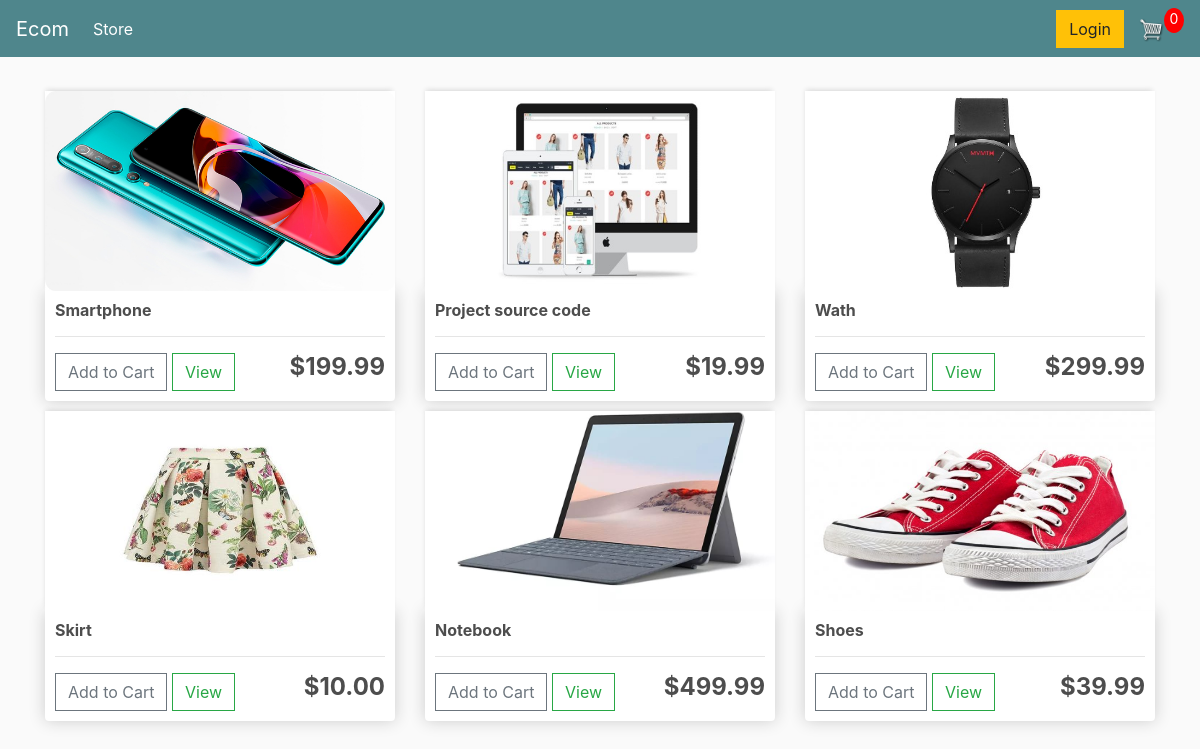
The page / on the database its author committed.
### store/models.py (models this page shows, shortened)
class Product(models.Model):
    name = models.CharField(max_length=200)
    price = models.DecimalField(max_digits=7, decimal_places=2)
    digital = models.BooleanField(default=False, null=True, blank=True)
    image = models.ImageField(null=True, blank=True)
    @property
    def imageURL(self):
        try:
            url = self.image.url
        except:
            url = ''
        return url

### store/views.py (the view)
# urls.py: path('', include('store.urls'))
def store(request):
    data = cartData(request)
    cartItems = data['cartItems']
    order = data['order']
    items = data['items']
    products = Product.objects.all()
    context = {'products': products, 'cartItems': cartItems}
    return render(request, 'store/store.html', context)

### store/utils.py (called while the page is built, shortened)
def cookieCart(request):
    try:
        cart = json.loads(request.COOKIES['cart'])
    except:
        cart = {}
        print('CART:', cart)
    items = []
    order = {'get_cart_total': 0, 'get_cart_items': 0, 'shipping': False}
    cartItems = order['get_cart_items']
    return {'cartItems': cartItems, 'order': order, 'items': items}

def cartData(request):
    if request.user.is_authenticated:
        customer = request.user.customer
        order, created = Order.objects.get_or_create(customer=customer, complete=False)
        items = order.orderitem_set.all()
        cartItems = order.get_cart_items
    else:
        cookieData = cookieCart(request)
        cartItems = cookieData['cartItems']
        order = cookieData['order']
        items = cookieData['items']
    return {'cartItems': cartItems, 'order': order, 'items': items}

### store/templates/store/store.html
{% extends 'store/main.html' %}
{% load static %}
{% block content %}
<div class="row">
    {% for product in products %}
    <div class="col-lg-4">
        <img class="thumbnail" src="{{product.imageURL}}">
        <div class="box-element product">
            <h6><strong>{{product.name}}</strong></h6>
            <hr>
            <button data-product="{{product.id}}" data-action="add"
                    class="btn btn-outline-secondary add-btn update-cart">Add to Cart
            </button>
            <a class="btn btn-outline-success" href="#">View</a>
            <h4 style="display: inline-block; float: right"><strong>${{product.price|floatformat:2}}</strong></h4>
        </div>
    </div>
    {% endfor %}
</div>
{% endblock content %}

### static/css/main.css (style rules this page uses)
body { background-color: hsl(0, 0%, 98%); }
h1,h2,h3,h4,h5,h6 { color:hsl(0, 0%, 30%); }
.box-element { box-shadow:hsl(0, 0%, 80%) 0 0 16px; background-color: #fff; border-radius: 4px; padding: 10px; }
.thumbnail { width: 100%; height: 200px; -webkit-box-shadow: -1px -3px 5px -2px rgba(214,214,214,1); -moz-box-shadow: -1px -3px 5px -2px rgba(214,214,214,1); box-shadow: -1px -3px 5px -2px rgba(214,214,214,1); }
.product { border-radius: 0 0 4px 4px; }
.col-lg-4, .col-lg-6, .col-lg-8, .col-lg-12 { margin-top: 10px; }
.btn { border-radius: 0; }

### rows shown on the page
Product: imageURL (picture), name "Smartphone", price "199.99"
Product: imageURL (picture), name "Project source code", price "19.99"
Product: imageURL (picture), name "Wath", price "299.99"
Product: imageURL (picture), name "Skirt", price "10.00"
Product: imageURL (picture), name "Notebook", price "499.99"
Product: imageURL (picture), name "Shoes", price "39.99"

### other values the page prints
{{ cartItems }} "0"
